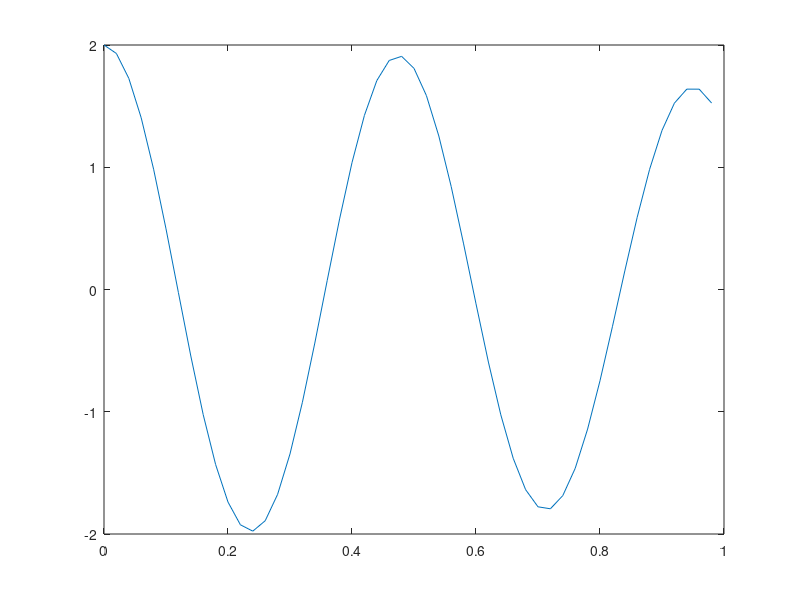
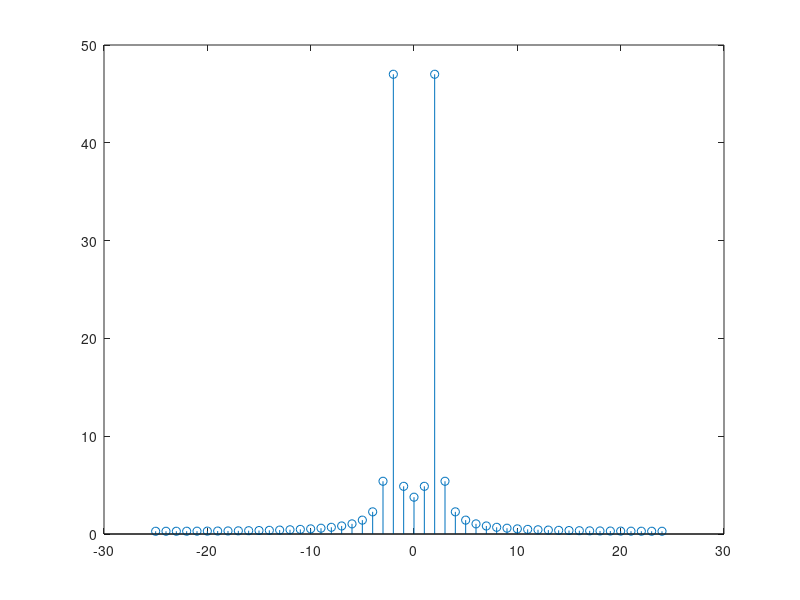
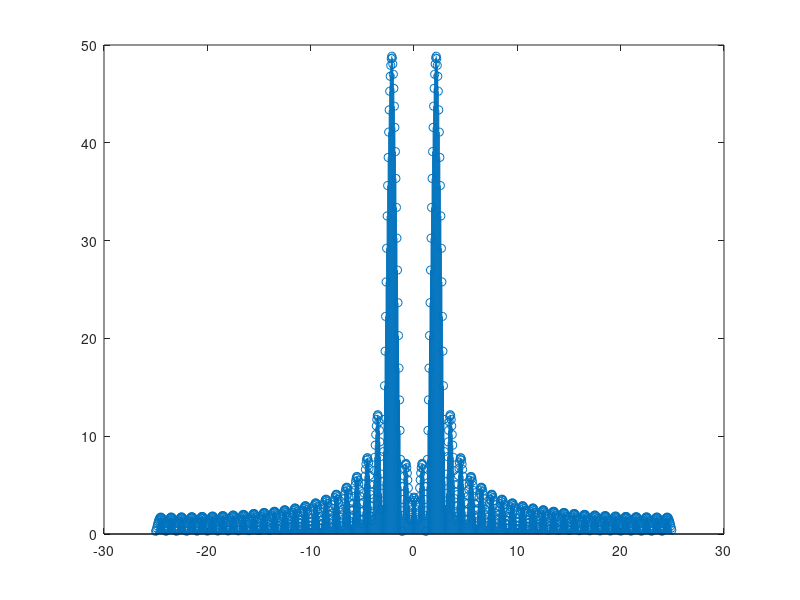
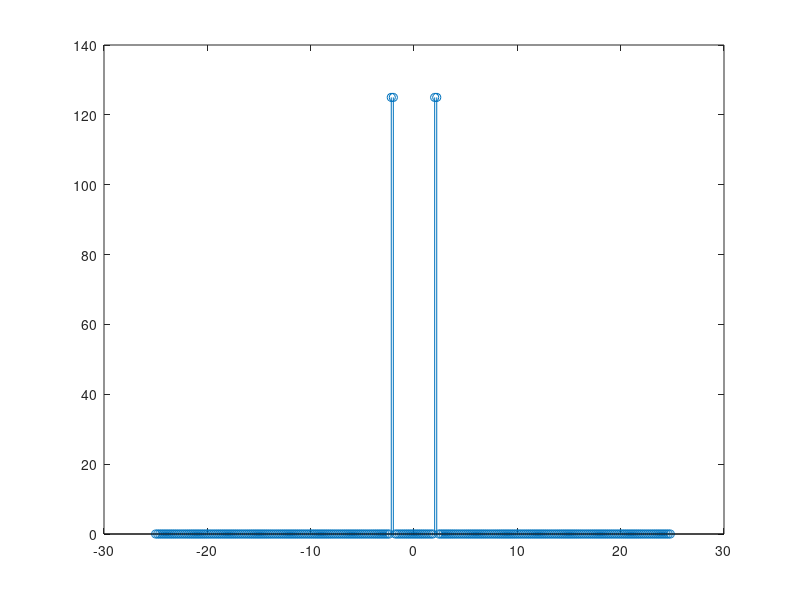

The MATLAB source for these figures, in order:
% Es 18
% Given a sinusoidal signal with frequency = 2Hz and duration = 1 seconds, 
% sampled with Fs = 50 Hz
% Add this signal to a second sinosoid with frequency 2.2Hz 
% and the same durantion and sampling rate.
% Plot the global signal vs time.
% Compute the FFT. Can you see the two peaks?
% How to see the correct Fourier spectrum?

close all
clearvars
clc

%% parameters

f0 = 2;
f1 = 2.2;
Fs = 50;
N = 50; 
time = 0:1/Fs:1/Fs*(N-1);

%% define signals

s0 = cos(2*pi*f0*time);
s1 = cos(2*pi*f1*time);
s = s0 + s1;

%% plot the signal

figure;
plot(time, s);

%% FFT of s

S_f = fft(s);
freq = 0:1/N*Fs:Fs - 1/N*Fs;

figure;
stem(freq - Fs/2, fftshift(abs(S_f)));

%% zero padding?

% we can increase the density in Fourier domain, but we will not see the
% two peaks because the resolution is fixed by the time window!
% zero-padding does not modify the size of the rectangular window.

N_tot = 1000;
num_pad = N_tot - N;
s_pad = padarray(s(1:50), [0, num_pad], 'post');
S_pad = fft(s_pad);

freq_pad = 0:1/N_tot * Fs: Fs - 1/N_tot * Fs;

figure; 
stem(freq_pad - Fs/2, fftshift(abs(S_pad)));

%% increase the number of measurements

% increasing measurements modifies the size of the rectangular
% window --> frequency resolution enhances.
% to see the 2 exact peaks: 
% you should have enough resolution
% the number of samples must be a multiple of the two periods

N = 250;
time = 0:1/Fs:1/Fs*(N-1);

s0 = cos(2*pi*f0*time);
s1 = cos(2*pi*f1*time);
s = s0 + s1;

S_f = fft(s);
freq = 0:1/N*Fs:Fs - 1/N*Fs;

figure;
stem(freq - Fs/2, fftshift(abs(S_f)));





